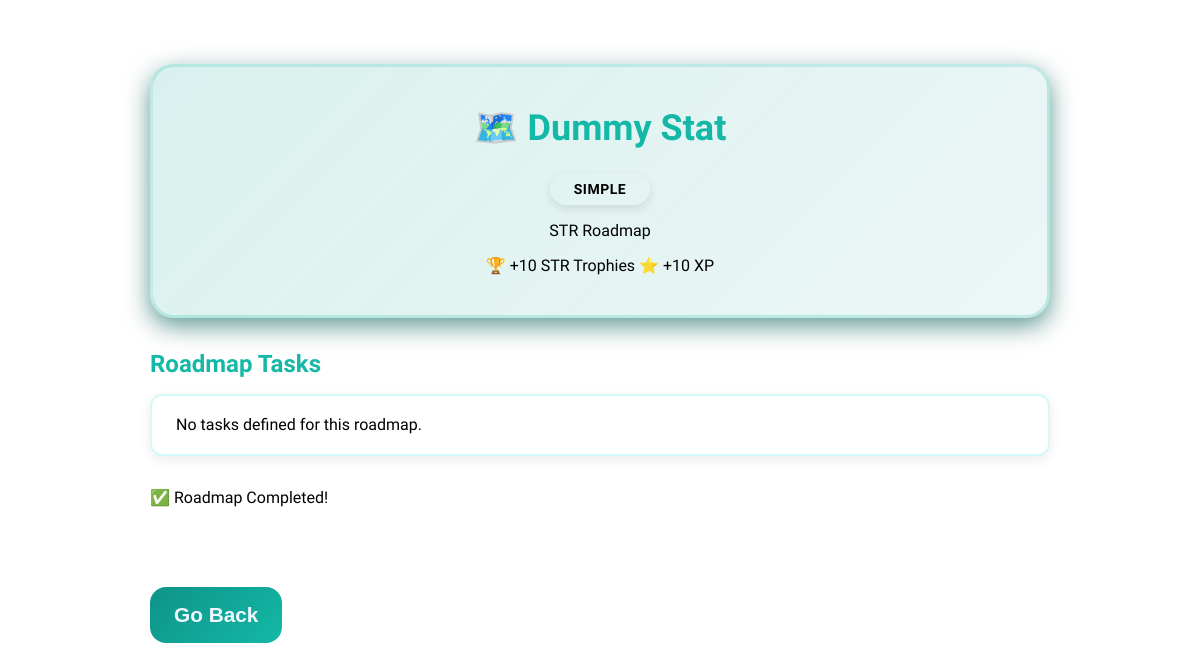
/roadmap/1/ (signed in), run on the app's committed database.
### home/models.py (models this page shows, shortened)
class StatQuest(models.Model):
    STAT_CHOICES = [
        ('STR', 'Strength'), ('PER', 'Perception'), ('WIL', 'Willpower'),
        ('CHA', 'Charisma'), ('INT', 'Intelligence'), ('AGI', 'Agility'),
        ('VIT', 'Vitality'), ('END', 'Endurance')
    ]
    name = models.CharField(max_length=100)
    category = models.CharField(max_length=3, choices=STAT_CHOICES)
    difficulty = models.CharField(max_length=20, default='Easy')
    xp_reward = models.IntegerField()
    trophy_reward = models.IntegerField()

### home/views.py (the view, shortened to what this page needs)
# urls.py: path('roadmap/<int:progress_id>/', views.open_roadmap, name='open_roadmap'),
@login_required
def open_roadmap(request, progress_id):
    progress = get_object_or_404(
        UserQuestProgress.objects.select_related('quest'),
        id=progress_id,
        user=request.user
    )
    quest = progress.quest
    tasks = StatTask.objects.filter(quest=quest)
    return render(request, 'openRoadmap.html', {
        'progress': progress,
        'quest': quest,
        'tasks': tasks,
    })

### templates/openRoadmap.html (shortened to what this page needs)
{% extends "home.html" %}
{% block content %}
<div class="quest-detail-container">
    <div class="quest-header-section">
        <h1 class="quest-title">🗺️ {{ quest.name }}</h1>
        <div class="quest-meta">
            <span class="difficulty-badge difficulty-{{ quest.difficulty|lower }}">{{ quest.difficulty }}</span>
            <span class="roadmap-badge">{{ quest.category }} Roadmap</span>
            <div class="reward-info">
                <span>🏆 +{{ quest.trophy_reward }} {{ quest.category }} Trophies</span>
                <span>⭐ +{{ quest.xp_reward }} XP</span>
            </div>
        </div>
    </div>
    <div class="tasks-section">
        <h3 class="section-heading">Roadmap Tasks</h3>
        <ul class="checkpoints pending-tasks">
            {% for task in tasks %}
            <li class="task-item">
                <label class="task-label">
                    <span class="task-text">{{ task.task }}</span>
                </label>
            </li>
            {% empty %}
            <li class="task-item">
                <span class="task-text">No tasks defined for this roadmap.</span>
            </li>
            {% endfor %}
        </ul>
    </div>
    {% if not progress.is_completed %}
    <form method="POST" class="complete-roadmap-form">
        {% csrf_token %}
        <button type="submit" name="complete_roadmap" class="complete-btn"
                onclick="return confirm('Complete this roadmap and claim rewards?');">
            ✅ Complete Roadmap & Claim Rewards
        </button>
    </form>
    {% else %}
    <div class="completed-notice">
        <p>✅ Roadmap Completed!</p>
    </div>
    {% endif %}
    <a href="/home/"><button class="go-back">Go Back</button></a>
</div>
{% endblock content %}

### static/CSS/style.css (style rules this page uses)
body, html { margin: 0; padding: 0; font-family: "Trirong", serif; overflow-x: hidden; }
:root { --primary-teal: #14b8a6; --dark-teal: #0d9488; --light-teal: #f0fdfa; --very-light-teal: #d1faf8; --teal-text: #0d5d53; --shadow-teal: rgba(0, 92, 84, 0.629); --transition-smooth: all 0.3s ease; }
.quest-detail-container { max-width: 900px; margin: 2rem auto; padding: 2rem; animation: slideUp 0.8s ease forwards; }
.quest-header-section { background: linear-gradient( 135deg, rgba(0, 162, 143, 0.15) 0%, rgba(13, 148, 137, 0.08) 100% ); border-radius: 1.5rem; padding: 2.5rem; margin-bottom: 2rem; border: 3px solid rgba(20, 184, 166, 0.2); box-shadow: 0 8px 25px var(--shadow-teal); }
.quest-title { color: var(--primary-teal); font-size: 36px; font-weight: 800; margin: 0 0 1.5rem 0; text-align: center; }
.quest-meta { display: flex; flex-direction: column; gap: 1rem; align-items: center; }
.difficulty-badge { display: inline-block; padding: 8px 24px; border-radius: 20px; font-size: 14px; font-weight: 700; text-transform: uppercase; letter-spacing: 0.5px; box-shadow: 0 4px 10px rgba(0, 0, 0, 0.1); }
.tasks-section { margin-bottom: 2rem; }
.section-heading { color: var(--primary-teal); font-size: 24px; font-weight: 700; margin: 2rem 0 1rem 0; }
.checkpoints { list-style: none; padding: 0; margin: 0; display: flex; flex-direction: column; gap: 1rem; }
.task-item { background: white; border: 2px solid var(--very-light-teal); border-radius: 12px; padding: 1rem 1.5rem; box-shadow: 0 4px 12px rgba(0, 0, 0, 0.08); transition: var(--transition-smooth); }
.task-text { flex: 1; line-height: 1.6; }
.go-back { cursor: pointer; background: linear-gradient( 135deg, var(--dark-teal) 0%, var(--primary-teal) 100% ); border: none; padding: 1rem 1.5rem; border-radius: 1rem; color: aliceblue; margin-top: 8vh; font-size: 1.3rem; font-weight: 600; }

### data on the page
StatQuest: name "Dummy Stat", difficulty "SIMPLE", category "STR", trophy_reward "10", xp_reward "10"
